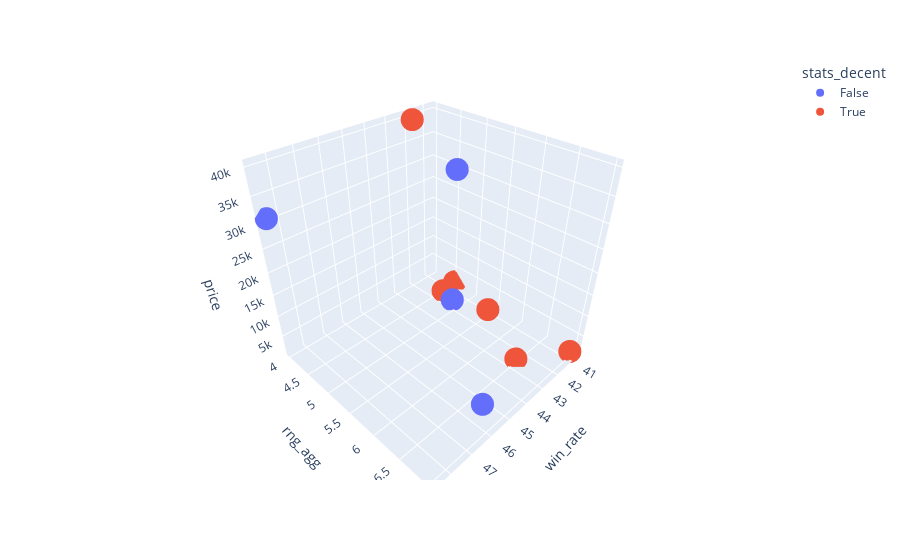

Source (notebook cell):
### Code cell
import plotly.express as px

y = df['rng_agg']
x = df['win_rate']
z = df['price']
fig = px.scatter_3d(test, x='win_rate', y='rng_agg', z='price', color='stats_decent')
fig.show()

### Figure 1 — Plotly figure (JSON) as saved in the notebook; plotly's stock layout.template omitted (floating-point values rounded to 4 significant figures)
{"data": [{"hovertemplate": "stats_decent=False<br>win_rate=%{x}<br>rng_agg=%{y}<br>price=%{z}<extra></extra>", "legendgroup": "False", "marker": {"color": "#636efa", "symbol": "circle"}, "mode": "markers", "name": "False", "scene": "scene", "showlegend": true, "type": "scatter3d", "x": [48.55, 45.62, 41.84, 40.83], "y": [4.01, 6.79, 4.9, 4.58], "z": [31000, 3499, 1900, 30000]}, {"hovertemplate": "stats_decent=True<br>win_rate=%{x}<br>rng_agg=%{y}<br>price=%{z}<extra></extra>", "legendgroup": "True", "marker": {"color": "#EF553B", "symbol": "circle"}, "mode": "markers", "name": "True", "scene": "scene", "showlegend": true, "type": "scatter3d", "x": [43.13, 42.67, 42.05, 41.67, 40.85, 40.69], "y": [6.04, 6.5, 4.09, 4.62, 6.99, 4.55], "z": [11500, 1300, 40000, 1998, 1499, 1499]}], "layout": {"legend": {"title": {"text": "stats_decent"}, "tracegroupgap": 0}, "margin": {"t": 60}, "scene": {"domain": {"x": [0, 1], "y": [0, 1]}, "xaxis": {"title": {"text": "win_rate"}}, "yaxis": {"title": {"text": "rng_agg"}}, "zaxis": {"title": {"text": "price"}}}}}
